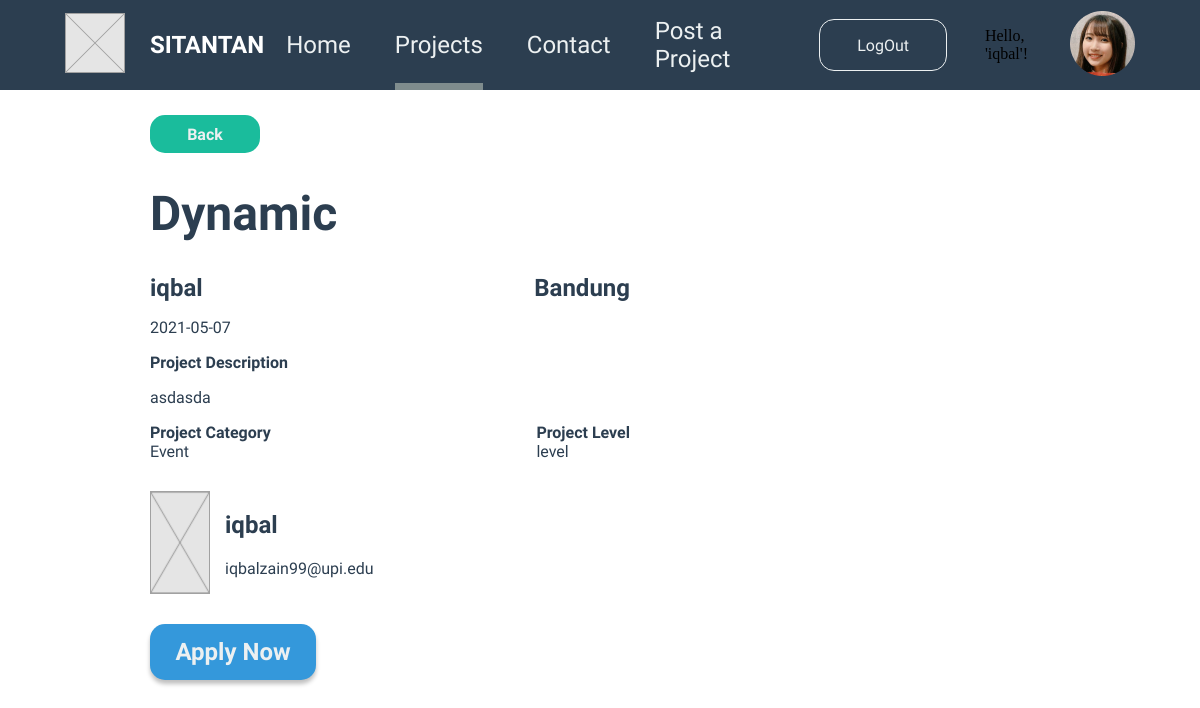
/projectdetail.php?id_project=1 (signed in), run on the app's committed database.
### tables this page shows
CREATE TABLE `tb_project` (
  `id_project` int(11) NOT NULL,
  `id_owner` int(11) NOT NULL,
  `status` int(2) NOT NULL,
  `end_date` date DEFAULT NULL,
  `title` varchar(50) NOT NULL,
  `location` varchar(50) NOT NULL,
  `category` varchar(20) NOT NULL,
  `date_project` date NOT NULL,
  `description` varchar(256) NOT NULL
);

CREATE TABLE `tb_user` (
  `id` int(11) NOT NULL,
  `email` varchar(25) NOT NULL,
  `username` varchar(50) NOT NULL,
  `password` varchar(50) NOT NULL
);

### conf.php (called while the page is built)
<?php
$db_host = "localhost";
$db_user = "root";
$db_password = "";
$db_name = "db_tubes_rpl";
 ?>

### includes/DB.class.php (called while the page is built, shortened)
<?php
class DB{
	var $db_host = '';
	var $db_user = '';
	var $db_password = '';
	var $db_name = '';
	var $db_link = '';
	var $result = 0;
	function DB($db_host='', $db_user='', $db_password='', $db_name=''){
		$this->db_host = $db_host;
		$this->db_user = $db_user;
		$this->db_password = $db_password;
		$this->db_name = $db_name;
	}
	function open(){
		$this->db_link = mysqli_connect($this->db_host, $this->db_user, $this->db_password, $this->db_name);
	}
	function execute($query=""){
		$this->result = mysqli_query($this->db_link, $query);
		return $this->result;
	}
	function getResult(){
		return mysqli_fetch_array($this->result);
	}
}
 ?>

### includes/Task.class.php (called while the page is built, shortened)
<?php
class Task extends DB{
	function getProjectByID($id){
		$query = "SELECT * FROM tb_project WHERE id_project = $id";
		return $this->execute($query);
	}
	function getUserByID($id){
		$query = "SELECT * FROM tb_user WHERE id = $id";
		return $this->execute($query);
	}
}
?>

### projectdetail.php (the view, shortened to what this page needs)
<?php
include("conf.php");
include("includes/Template.class.php");
include("includes/DB.class.php");
include("includes/Task.class.php");
$otask = new Task($db_host, $db_user, $db_password, $db_name);
$otask->open();
if(isset($_GET['id_project'])){
	$projectId = $_GET['id_project'];
    $otask->getProjectByID($projectId);
}else{
    header("location:projects.php");
}
$data = null;
$dataAdmin = null;
list($id_project, $id_owner, $status, $end_date, $title, $location, $category, $date_project, $desc) = $otask->getResult();
$otask->getUserByID($id_owner);
list($userId, $email, $username, $password) = $otask->getResult();
$data .= "<div class='prj-details'>".
    "<h1 style='font-size: 48px; '>".$title."</h1>".
    "<div class='align'>".
        "<h3 style='font-size: 24px;'>".$username."</h3>".
        "<h3 style='font-size: 24px;'>".$location."</h3>".
    "</div>".
    "<p>".$date_project."</p>".
    "<p style='font-weight: bold;'>Project Description</p>".
    "<p style='text-align: justify;'>".$desc."</p>".
    "<div class='align'>".
        "<div class='prj-cat'>".
            "<p style='font-weight: bold;'>Project Category</p>".
            "<p>".$category."</p>".
        "</div>".
        "<div class='prj-lvl'>".
            "<p style='font-weight: bold;'>Project Level</p>".
            "<p>level</p>".
        "</div>".
    "</div>".
"</div>";
$dataAdmin .= "<div class='admin-details'>".
    "<img src='img/header/Rectangle.png' alt=''>".
    "<div class='admin-name'>".
        "<h2>".$username."</h2>".
        "<p>".$email."</p>".
    "</div>".
"</div>";
if(isset($_SESSION['username'])){
    $nama = $_SESSION['username'];
    $profilDefault = "<div class='btn-profile'>
    <a href='logout.php'>LogOut</a>
    </div>
    <p>Hello, '$nama'!</p>
    <div class='profile-container'>
        <a href='editprofile.php'><img src='img/header/rira.png'></a>
    </div>";
}

### includes/Template.class.php (shortened to what this page needs)
<?php
class Template{
	var $content = '';
	function Template($filename = ''){
		$this->content = implode('', @file($filename));
	}
	function clear(){
		$this->content = preg_replace("/DATA_[A-Z|_|0-9]+/", "", $this->content);
	}
	function write(){
		print $this->content;
	}
	function replace($old = '', $new = ''){
		if(is_int($new)){
			$value = sprintf("%d", $new);
		}elseif(is_float($new)){
			$value = sprintf("%f", $new);
		}elseif(is_array($new)){
			$value = '';
			foreach( $new as $item){
				$value .= $item. '';
			}
		}else{
			$value = $new;
		}
		$this->content = preg_replace("/$old/",  $value, $this->content);
	}
}
 ?>

### skin/style-prjdetails.css (style rules this page uses)
body { margin: 0 auto; box-sizing: border-box; }
.header { height: 90px; background-color: #2C3E50; }
.header-container { margin-right: 65px; margin-left: 65px; display: flex; justify-content: space-between; }
.nav { height: 90px; display: flex; align-items: center; }
.nav-container { display: flex; justify-content: center; height: 90px; }
.nav-btn { margin-right: 22px; margin-left: 22px; display: flex; align-items: center; }
.nav-btn a { text-decoration: none; color: #ECF0F1; font-size: 24px; font-family: Raleway; font-weight: 300; }
.nav-btn[target] { border-bottom: 7px solid #7F8C8D; padding-top: 7px; }
.profile { display: flex; align-items: center; }
.profile-container { display: flex; }
.btn-profile, .btn-profile2 { width: 128px; height: 50px; display: flex; align-items: center; justify-content: center; border-radius: 15px; }
.btn-profile { border: 1px solid #ECF0F1; margin-right: 38px; }
.btn-profile2 a, .btn-profile a { color: #ECF0F1; font-size: 16px; text-decoration: none; font-weight: 300; font-family: Raleway; }
.logo { display: flex; align-items: center; }
.logo-container { display: flex; align-items: center; }
.logo-name p { color: white; font-weight: bold; font-size: 24px; font-family: Oswald; }
.logo-name { margin-left: 25px; }
.main-container { margin-left: 150px; margin-right: 150px; display: flex; flex-direction: column; color: #2C3E50; width: 100%; height: 100%; margin-top: 50px; }
.main { display: flex; align-items: center; height: calc(100vh - 90px); }
.back-btn { width: 110px; height: 38px; background: #1ABC9C; border-radius: 15px; display: flex; align-items: center; justify-content: center; }
.back-btn a { font-family: Raleway; font-style: normal; font-weight: bold; font-size: 16px; line-height: 19px; text-align: justify; text-decoration: none; color: #ECF0F1; }
.align { display: flex; align-items: center; justify-content: space-between; }
.align h3, .align p { margin: 0; }
.prj-details { max-width: 40vw; font-family: Raleway; }
.admin-details { font-family: Raleway; display: flex; margin-top: 30px; font-family: Raleway; }
.admin-details img { margin-right: 15px; }
.apply-btn { width: 166px; height: 56px; margin-top: 30px; background: #3498DB; box-shadow: 0px 4px 4px rgba(0, 0, 0, 0.25); border-radius: 15px; display: flex; align-items: center; justify-content: center; }
.apply-btn a { text-decoration: none; font-family: Raleway; font-style: normal; font-weight: bold; font-size: 24px; text-align: justify; color: #ECF0F1; }

### data on the page
tb_project: title "Dynamic", location "Bandung", date_project "2021-05-07", description "asdasda", category "Event"
tb_user: username "iqbal", email "iqbalzain99@upi.edu"

### other printed values
$this->content "SITANTAN Home Projects Contact Post a Project Back Apply Now"
$nama "iqbal"
